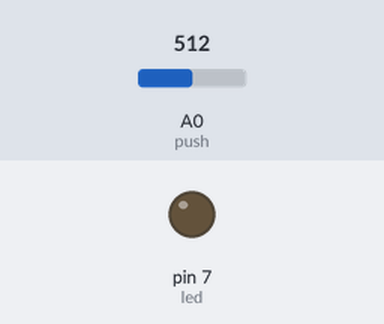
A sketch run on a simulated Arduino Uno, built with avr-gcc and run on an emulated ATmega328P. On the bench: output pins drawn as LEDs (lit = HIGH). The test bench sets the inputs (shaded band); at power-on: A0 (push) = 512.

Above: at 1.2 s.
1.3 s: A0 (push) set to 0
At 2.2 s:
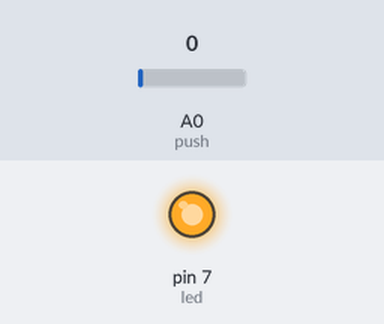
Timing chart, 0 to 4.3 s (numbered marks = the images above; inputs shaded):
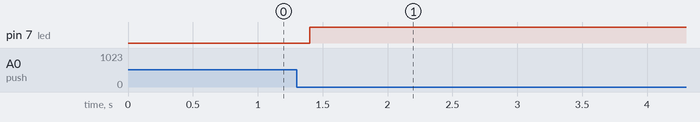

The sketch:

punto_11.ino
```cpp
//enclavar
int led=7;
int push=A0;
int ledState=0;
int pushOld=1;
int pushNew;

void setup() {
pinMode(led,OUTPUT);
pinMode(push,INPUT);
Serial.begin(9600);
}

void loop() {
pushNew=analogRead(push);
delay(100);
if(pushNew==0&&pushOld==1){
if(ledState==0){
  digitalWrite(led,HIGH);
  ledState=1;

}
else{
  digitalWrite(led,LOW);
  ledState=0;
}
pushOld=pushNew;
}
}
```

Measured:
- after the input at 1.3 s, pin 7 (led): LOW → HIGH after 0.10 s
